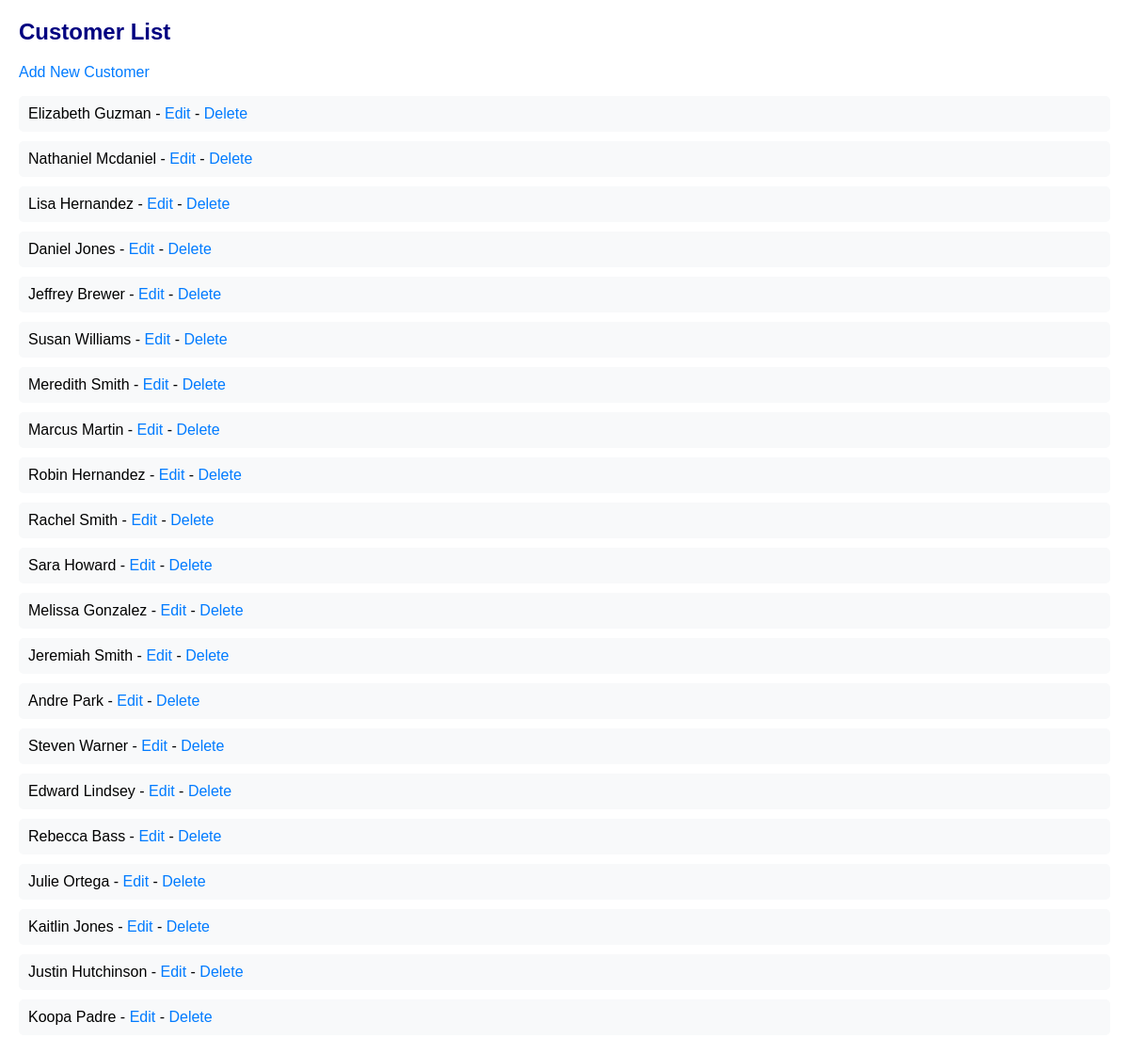
Screenshot of /mainwebsite/customers/ with the database file from the repository.
### mainwebsite/models.py (models this page shows)
class Customer(models.Model):
    cust_id = models.AutoField(primary_key=True)
    first = models.CharField(max_length=50)
    last = models.CharField(max_length=50)
    address = models.TextField()

### mainwebsite/views.py (the view)
# urls.py: path('customers/', views.CustomerList.as_view(), name='customer_list'),
class CustomerList(View):
    def get(self, request):
        customers = Customer.objects.all()
        return render(request, 'customers/customer_list.html', {'customers': customers})

### templates/customers/customer_list.html (shortened to what this page needs)
<!DOCTYPE html>
<html lang="en">
<head>
</head>
<body>
{% block content %}
    <h2>Customer List</h2>
    <a href="{% url 'customer_add' %}">Add New Customer</a>
    <ul>
        {% for customer in customers %}
            <li>
                {{ customer.first }} {{ customer.last }}
                - <a href="{% url 'customer_edit' customer.pk %}">Edit</a>
                - <a href="{% url 'customer_delete' customer.pk %}">Delete</a>
            </li>
        {% empty %}
            <li>No customers found.</li>
        {% endfor %}
    </ul>
{% endblock %}
</body>
</html>

### templates/customers/customer_list.html (style rules this page uses)
body { font-family: Arial, sans-serif; margin: 20px; }
h2 { color: navy; }
a { color: #007bff; text-decoration: none; }
ul { list-style-type: none; padding: 0; }
li { margin-bottom: 10px; background-color: #f8f9fa; padding: 10px; border-radius: 5px; }

### rows the page displays
Customer: first "Elizabeth", last "Guzman"
Customer: first "Nathaniel", last "Mcdaniel"
Customer: first "Lisa", last "Hernandez"
Customer: first "Daniel", last "Jones"
Customer: first "Jeffrey", last "Brewer"
Customer: first "Susan", last "Williams"
Customer: first "Meredith", last "Smith"
Customer: first "Marcus", last "Martin"
Customer: first "Robin", last "Hernandez"
Customer: first "Rachel", last "Smith"
Customer: first "Sara", last "Howard"
Customer: first "Melissa", last "Gonzalez"
Customer: first "Jeremiah", last "Smith"
Customer: first "Andre", last "Park"
Customer: first "Steven", last "Warner"
Customer: first "Edward", last "Lindsey"
Customer: first "Rebecca", last "Bass"
Customer: first "Julie", last "Ortega"
Customer: first "Kaitlin", last "Jones"
Customer: first "Justin", last "Hutchinson"
Customer: first "Koopa", last "Padre"
